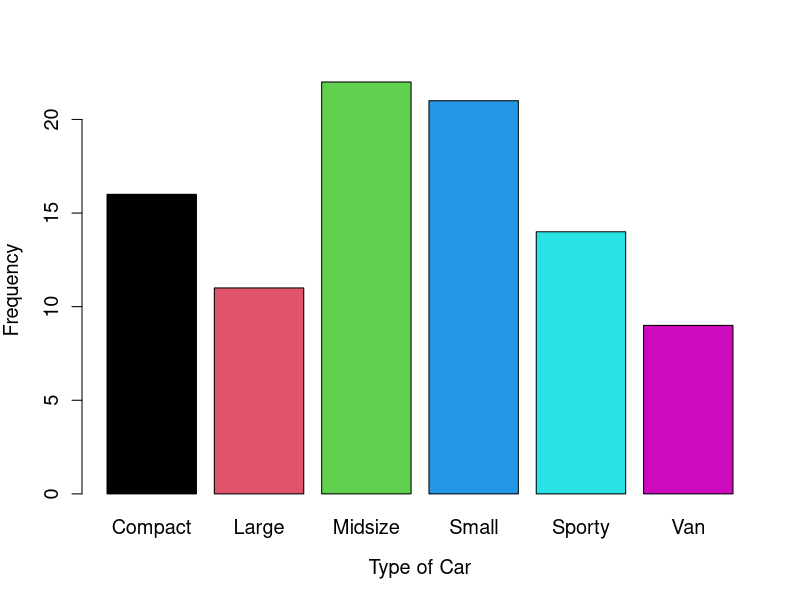
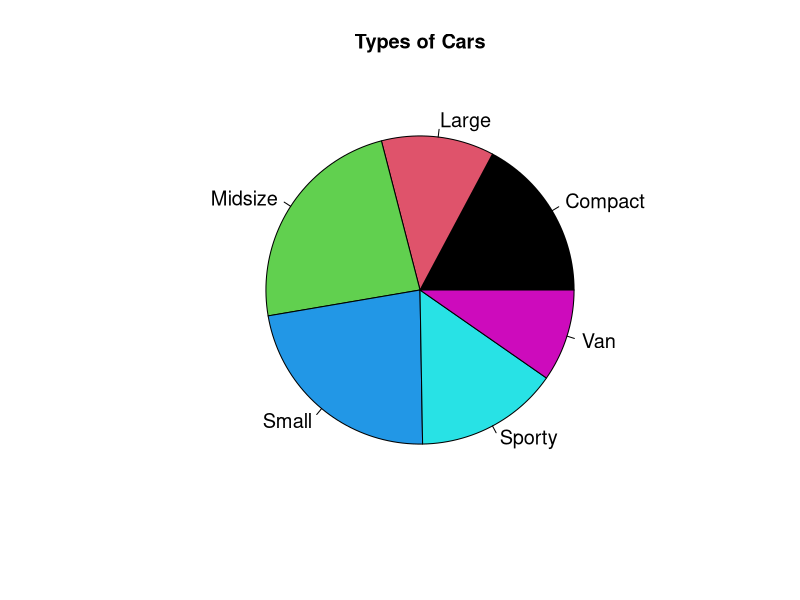
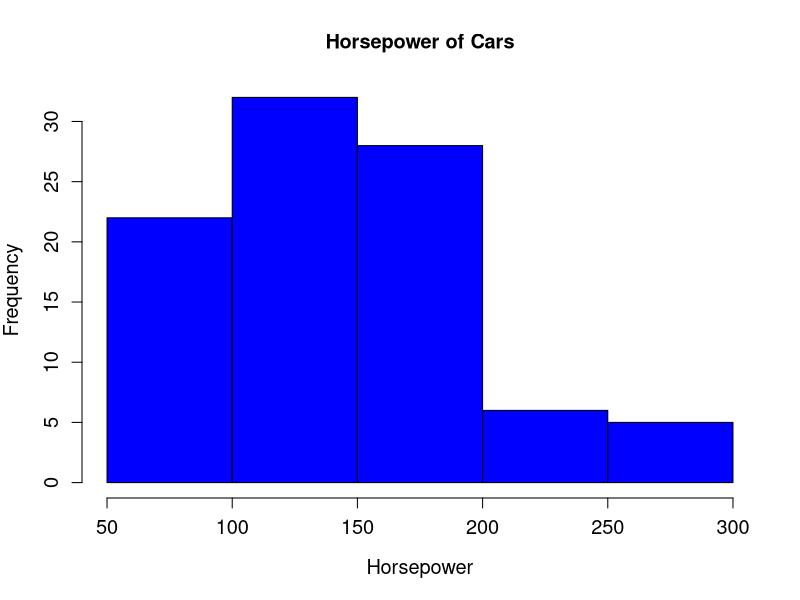
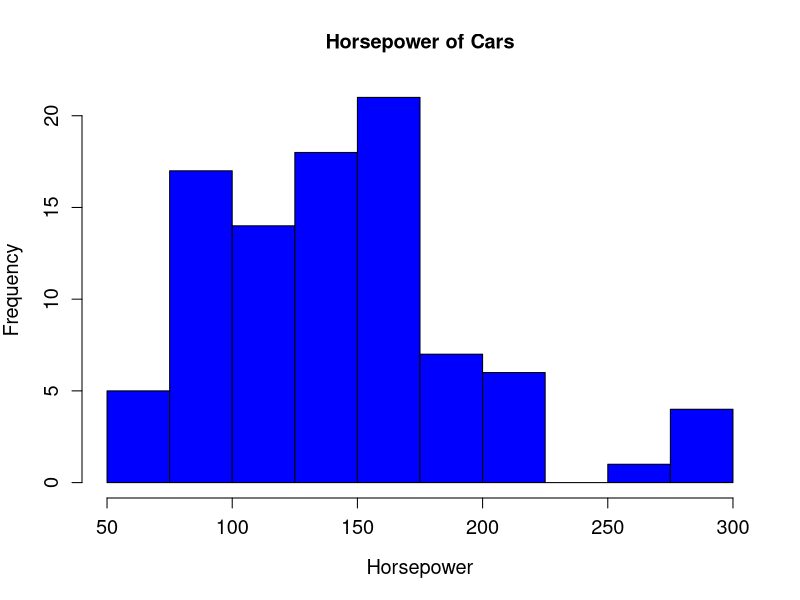

Write R code to recreate these figures, in order.
## ---- chunk 1
# Your code goes here
## ---- chunk 2
library(MASS)
data(Cars93)
## ---- chunk 3
head(Cars93)
## ---- chunk 4
#frequency table
typeTable = table(Cars93$Type)
typeTable
#relative freq
round(typeTable / nrow(Cars93), 3)
## ---- chunk 5
barplot(typeTable, ylab="Frequency", xlab="Type of Car", cex.axis=1.2, cex.names=1.2, cex.lab=1.2, col=1:6)

## ---- chunk 6
pie(typeTable, main="Types of Cars", col=1:6, cex=1.2)
## ---- chunk 7
#The mode is 22 (of midsize cars)
## ---- chunk 8
hist(Cars93$Horsepower, col="blue", xlab="Horsepower", ylab="Frequency", cex.lab=1.2, cex.axis=1.2, cex.main=1.2, main="Horsepower of Cars")
## ---- chunk 9
hist(Cars93$Horsepower, col="blue", xlab="Horsepower", ylab="Frequency", cex.lab=1.2, cex.axis=1.2, cex.main=1.2, main="Horsepower of Cars", breaks=seq(50, 300, 25))
## ---- chunk 10
#The latter histogram more closely follows the rule of thumb.  
#The rule of thumb is that the number of classes should be close to the square root of the number of observations.  
#In this case, there are 93 observations; sqrt(93) = 9.64
#The histogram in part b has 10 classes, which is close to 9.64; the part a histogram only has 5.  
## ---- chunk 11

## ---- chunk 12

## ---- chunk 13

## ---- chunk 14

